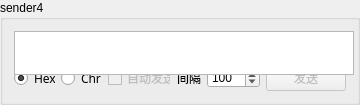
   <widget class="QGroupBox" name="senderGB_4">
    <property name="geometry">
     <rect>
      <x>710</x>
      <y>313</y>
      <width>360</width>
      <height>105</height>
     </rect>
    </property>
    <property name="minimumSize">
     <size>
      <width>360</width>
      <height>105</height>
     </size>
    </property>
    <property name="maximumSize">
     <size>
      <width>360</width>
      <height>105</height>
     </size>
    </property>
    <property name="title">
     <string>sender4</string>
    </property>
    <layout class="QGridLayout" name="gridLayout_4">
     <item row="1" column="0">
      <layout class="QHBoxLayout" name="SBLayout_4">
       <item>
        <widget class="QRadioButton" name="hexRB_4">
         <property name="minimumSize">
          <size>
           <width>41</width>
           <height>16</height>
          </size>
         </property>
         <property name="maximumSize">
          <size>
           <width>41</width>
           <height>16</height>
          </size>
         </property>
         <property name="font">
          <font>
           <family>微软雅黑</family>
          </font>
         </property>
         <property name="text">
          <string>Hex</string>
         </property>
         <property name="checked">
          <bool>true</bool>
         </property>
        </widget>
       </item>
       <item>
        <widget class="QRadioButton" name="chrRB_4">
         <property name="minimumSize">
          <size>
           <width>41</width>
           <height>16</height>
          </size>
         </property>
         <property name="maximumSize">
          <size>
           <width>41</width>
           <height>16</height>
          </size>
         </property>
         <property name="font">
          <font>
           <family>微软雅黑</family>
          </font>
         </property>
         <property name="text">
          <string>Chr</string>
         </property>
         <property name="checked">
          <bool>false</bool>
         </property>
        </widget>
       </item>
       <item>
        <widget class="QCheckBox" name="autoSendCB_4">
         <property name="enabled">
          <bool>false</bool>
         </property>
         <property name="maximumSize">
          <size>
           <width>71</width>
           <height>16</height>
          </size>
         </property>
         <property name="text">
          <string>自动发送</string>
         </property>
        </widget>
       </item>
       <item>
        <widget class="QLabel" name="intervalLabel_4">
         <property name="minimumSize">
          <size>
           <width>24</width>
           <height>21</height>
          </size>
         </property>
         <property name="maximumSize">
          <size>
           <width>24</width>
           <height>21</height>
          </size>
         </property>
         <property name="text">
          <string>间隔</string>
         </property>
        </widget>
       </item>
       <item>
        <widget class="QSpinBox" name="intervalSB_4">
         <property name="minimumSize">
          <size>
           <width>53</width>
           <height>20</height>
          </size>
         </property>
         <property name="maximumSize">
          <size>
           <width>53</width>
           <height>20</height>
          </size>
         </property>
         <property name="minimum">
          <number>1</number>
         </property>
         <property name="maximum">
          <number>10000</number>
         </property>
         <property name="value">
          <number>100</number>
         </property>
        </widget>
       </item>
      </layout>
     </item>
     <item row="1" column="1">
      <widget class="QPushButton" name="sendButton_4">
       <property name="enabled">
        <bool>false</bool>
       </property>
       <property name="statusTip">
        <string>send</string>
       </property>
       <property name="text">
        <string>发送</string>
       </property>
       <property name="icon">
        <iconset>
         <normaloff>images/send.png</normaloff>images/send.png</iconset>
       </property>
      </widget>
     </item>
     <item row="0" column="0">
      <widget class="QTextEdit" name="senderTextEdit_4">
       <property name="minimumSize">
        <size>
         <width>340</width>
         <height>44</height>
        </size>
       </property>
       <property name="maximumSize">
        <size>
         <width>340</width>
         <height>44</height>
        </size>
       </property>
      </widget>
     </item>
    </layout>
   </widget>
